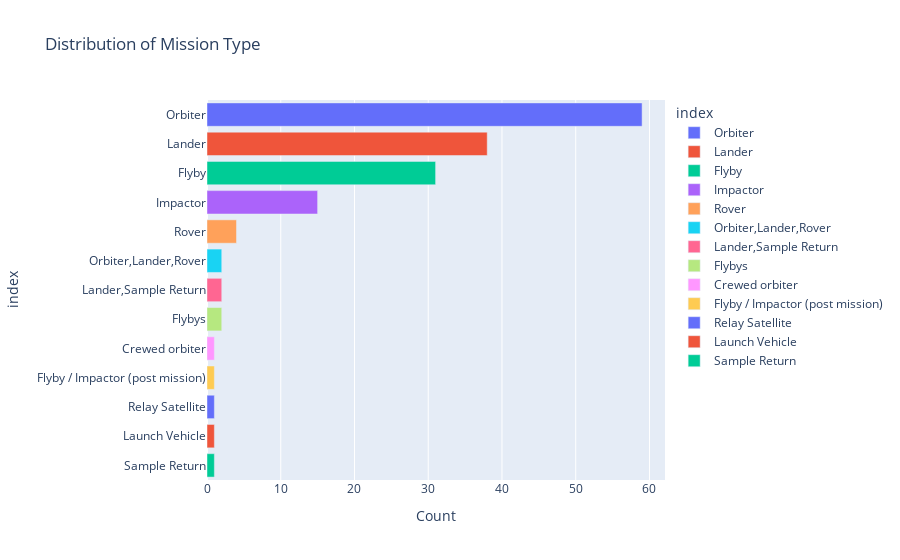

Notebook source saved alongside this figure:
### Code cell
MissionType=df['Mission Type'].value_counts()
MissionType_distribution = df['Mission Type'].value_counts()
fig_MissionType = px.bar(MissionType_distribution, y=MissionType_distribution.index, x=MissionType_distribution.values, 
                     labels={'y': 'Mission Type', 'x': 'Count'}, title='Distribution of Mission Type',
                     color=MissionType_distribution.index,orientation='h')  
fig_MissionType.show()

### Figure 1 — Plotly figure (JSON) as saved in the notebook; plotly's stock layout.template omitted (floating-point values rounded to 4 significant figures)
{"data": [{"alignmentgroup": "True", "hovertemplate": "index=%{y}<br>Count=%{x}<extra></extra>", "legendgroup": "Orbiter", "marker": {"color": "#636efa", "pattern": {"shape": ""}}, "name": "Orbiter", "offsetgroup": "Orbiter", "orientation": "h", "showlegend": true, "textposition": "auto", "type": "bar", "x": [59], "xaxis": "x", "y": ["Orbiter"], "yaxis": "y"}, {"alignmentgroup": "True", "hovertemplate": "index=%{y}<br>Count=%{x}<extra></extra>", "legendgroup": "Lander", "marker": {"color": "#EF553B", "pattern": {"shape": ""}}, "name": "Lander", "offsetgroup": "Lander", "orientation": "h", "showlegend": true, "textposition": "auto", "type": "bar", "x": [38], "xaxis": "x", "y": ["Lander"], "yaxis": "y"}, {"alignmentgroup": "True", "hovertemplate": "index=%{y}<br>Count=%{x}<extra></extra>", "legendgroup": "Flyby", "marker": {"color": "#00cc96", "pattern": {"shape": ""}}, "name": "Flyby", "offsetgroup": "Flyby", "orientation": "h", "showlegend": true, "textposition": "auto", "type": "bar", "x": [31], "xaxis": "x", "y": ["Flyby"], "yaxis": "y"}, {"alignmentgroup": "True", "hovertemplate": "index=%{y}<br>Count=%{x}<extra></extra>", "legendgroup": "Impactor", "marker": {"color": "#ab63fa", "pattern": {"shape": ""}}, "name": "Impactor", "offsetgroup": "Impactor", "orientation": "h", "showlegend": true, "textposition": "auto", "type": "bar", "x": [15], "xaxis": "x", "y": ["Impactor"], "yaxis": "y"}, {"alignmentgroup": "True", "hovertemplate": "index=%{y}<br>Count=%{x}<extra></extra>", "legendgroup": "Rover", "marker": {"color": "#FFA15A", "pattern": {"shape": ""}}, "name": "Rover", "offsetgroup": "Rover", "orientation": "h", "showlegend": true, "textposition": "auto", "type": "bar", "x": [4], "xaxis": "x", "y": ["Rover"], "yaxis": "y"}, {"alignmentgroup": "True", "hovertemplate": "index=%{y}<br>Count=%{x}<extra></extra>", "legendgroup": "Orbiter,Lander,Rover", "marker": {"color": "#19d3f3", "pattern": {"shape": ""}}, "name": "Orbiter,Lander,Rover", "offsetgroup": "Orbiter,Lander,Rover", "orientation": "h", "showlegend": true, "textposition": "auto", "type": "bar", "x": [2], "xaxis": "x", "y": ["Orbiter,Lander,Rover"], "yaxis": "y"}, {"alignmentgroup": "True", "hovertemplate": "index=%{y}<br>Count=%{x}<extra></extra>", "legendgroup": "Lander,Sample Return", "marker": {"color": "#FF6692", "pattern": {"shape": ""}}, "name": "Lander,Sample Return", "offsetgroup": "Lander,Sample Return", "orientation": "h", "showlegend": true, "textposition": "auto", "type": "bar", "x": [2], "xaxis": "x", "y": ["Lander,Sample Return"], "yaxis": "y"}, {"alignmentgroup": "True", "hovertemplate": "index=%{y}<br>Count=%{x}<extra></extra>", "legendgroup": "Flybys", "marker": {"color": "#B6E880", "pattern": {"shape": ""}}, "name": "Flybys", "offsetgroup": "Flybys", "orientation": "h", "showlegend": true, "textposition": "auto", "type": "bar", "x": [2], "xaxis": "x", "y": ["Flybys"], "yaxis": "y"}, {"alignmentgroup": "True", "hovertemplate": "index=%{y}<br>Count=%{x}<extra></extra>", "legendgroup": "Crewed orbiter", "marker": {"color": "#FF97FF", "pattern": {"shape": ""}}, "name": "Crewed orbiter", "offsetgroup": "Crewed orbiter", "orientation": "h", "showlegend": true, "textposition": "auto", "type": "bar", "x": [1], "xaxis": "x", "y": ["Crewed orbiter"], "yaxis": "y"}, {"alignmentgroup": "True", "hovertemplate": "index=%{y}<br>Count=%{x}<extra></extra>", "legendgroup": "Flyby / Impactor (post mission)", "marker": {"color": "#FECB52", "pattern": {"shape": ""}}, "name": "Flyby / Impactor (post mission)", "offsetgroup": "Flyby / Impactor (post mission)", "orientation": "h", "showlegend": true, "textposition": "auto", "type": "bar", "x": [1], "xaxis": "x", "y": ["Flyby / Impactor (post mission)"], "yaxis": "y"}, {"alignmentgroup": "True", "hovertemplate": "index=%{y}<br>Count=%{x}<extra></extra>", "legendgroup": "Relay Satellite", "marker": {"color": "#636efa", "pattern": {"shape": ""}}, "name": "Relay Satellite", "offsetgroup": "Relay Satellite", "orientation": "h", "showlegend": true, "textposition": "auto", "type": "bar", "x": [1], "xaxis": "x", "y": ["Relay Satellite"], "yaxis": "y"}, {"alignmentgroup": "True", "hovertemplate": "index=%{y}<br>Count=%{x}<extra></extra>", "legendgroup": "Launch Vehicle", "marker": {"color": "#EF553B", "pattern": {"shape": ""}}, "name": "Launch Vehicle", "offsetgroup": "Launch Vehicle", "orientation": "h", "showlegend": true, "textposition": "auto", "type": "bar", "x": [1], "xaxis": "x", "y": ["Launch Vehicle"], "yaxis": "y"}, {"alignmentgroup": "True", "hovertemplate": "index=%{y}<br>Count=%{x}<extra></extra>", "legendgroup": "Sample Return", "marker": {"color": "#00cc96", "pattern": {"shape": ""}}, "name": "Sample Return", "offsetgroup": "Sample Return", "orientation": "h", "showlegend": true, "textposition": "auto", "type": "bar", "x": [1], "xaxis": "x", "y": ["Sample Return"], "yaxis": "y"}], "layout": {"barmode": "relative", "legend": {"title": {"text": "index"}, "tracegroupgap": 0}, "title": {"text": "Distribution of Mission Type"}, "xaxis": {"anchor": "y", "domain": [0, 1], "title": {"text": "Count"}}, "yaxis": {"anchor": "x", "categoryarray": ["Sample Return", "Launch Vehicle", "Relay Satellite", "Flyby / Impactor (post mission)", "Crewed orbiter", "Flybys", "Lander,Sample Return", "Orbiter,Lander,Rover", "Rover", "Impactor", "Flyby", "Lander", "Orbiter"], "categoryorder": "array", "domain": [0, 1], "title": {"text": "index"}}}}
